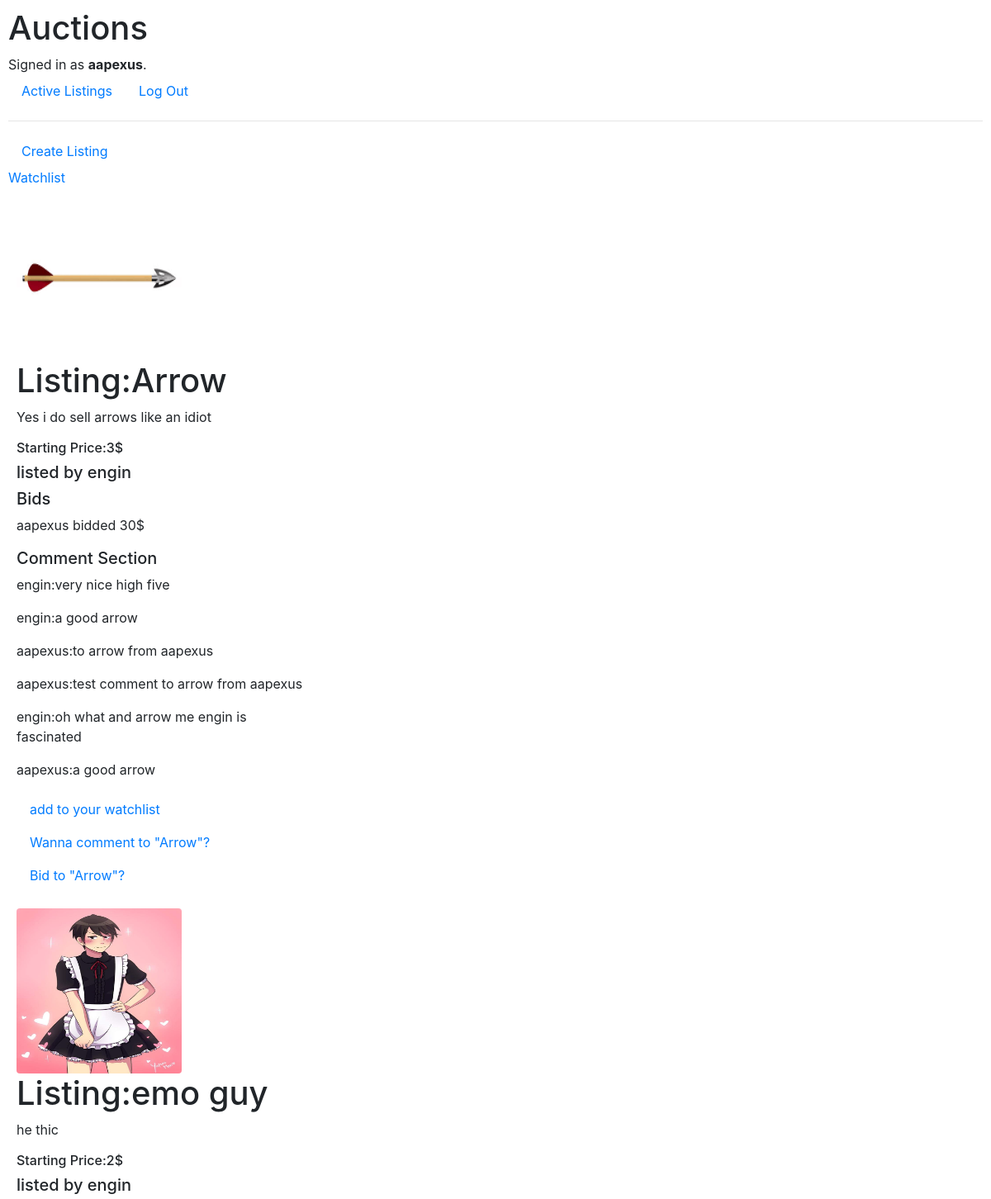
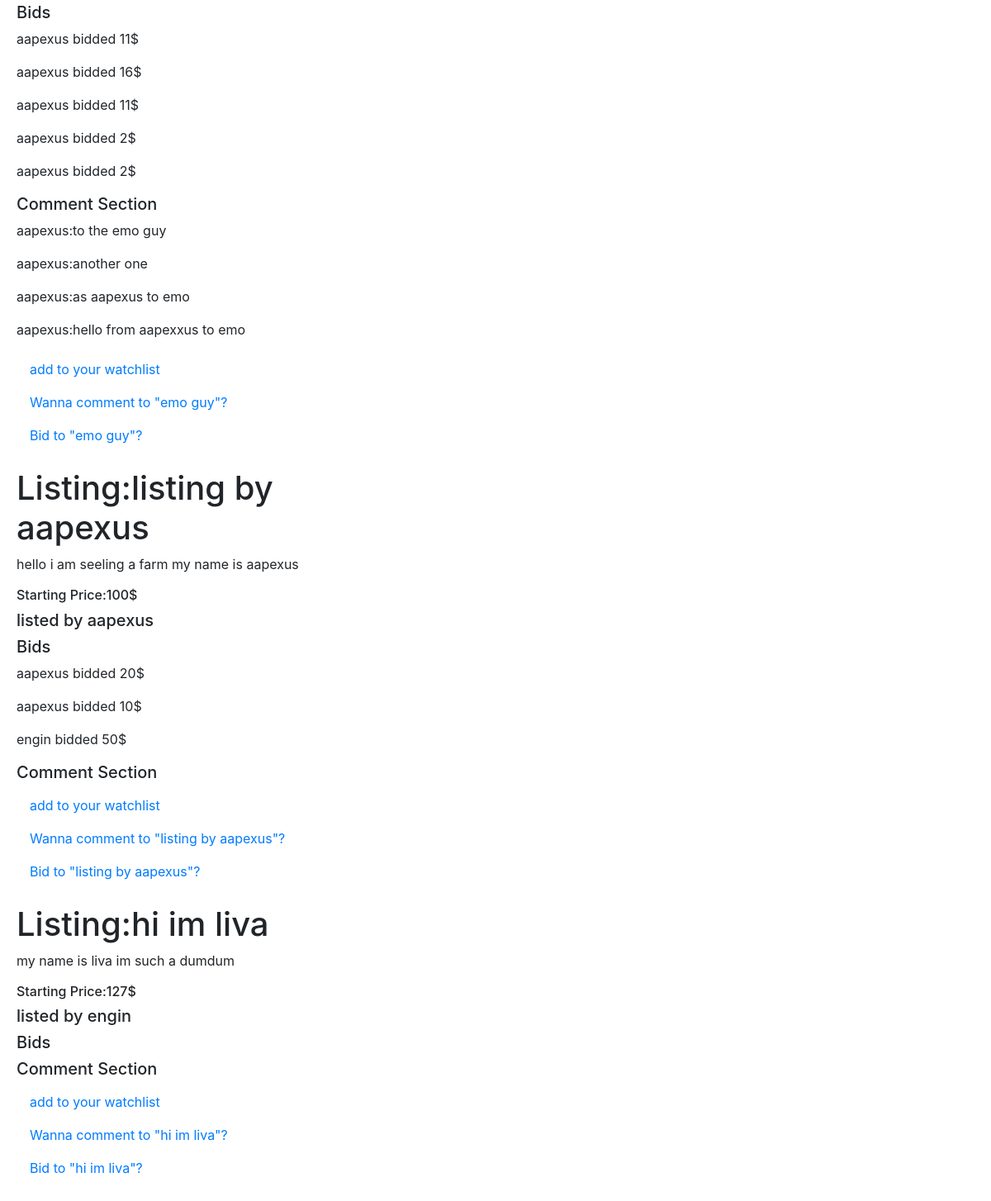
The page / (signed in) on the database its author committed (2 pictures, top to bottom).
### auctions/models.py (models this page shows, shortened)
class User(AbstractUser):
    pass

class Auctions(models.Model):
    title = models.CharField(max_length=100)
    description = models.TextField()
    first_date = models.DateTimeField(auto_now=True)
    category = models.CharField(max_length=100,default='No category',null=True,blank=True)
    starting_price = models.IntegerField()
    image = models.ImageField(upload_to='uploads/', null=True, blank=True)
    user = models.ForeignKey(User, on_delete=models.CASCADE)

class Bid(models.Model):
    user = models.ForeignKey(User, on_delete=models.CASCADE)
    auction = models.ForeignKey(Auctions, on_delete=models.CASCADE,related_name='bids', null=True, blank=True)
    bid_amount = models.PositiveIntegerField(default=None)

class Comment(models.Model):
    user = models.ForeignKey(User, on_delete=models.CASCADE)
    auction = models.ForeignKey(Auctions, on_delete=models.CASCADE,related_name='comments', null=True, blank=True)
    comment_text = models.CharField(max_length=100)

### auctions/views.py (the view)
# urls.py: path("", views.index, name="index"),
def index(request):
    display = Auctions.objects.all()
    return render(request, "auctions/index.html",context={
        'display': display,
        })

### auctions/templates/auctions/index.html (shortened to what this page needs)
{% extends "auctions/layout.html" %}
{% block body %}
    <a class="nav-link" href="{% url 'make_listing' %}">Create Listing</a>
    <a href="{% url 'watchlist' %}">Watchlist</a>
    {% for i in display %}
    <div class="row">
    <div class="col-lg-4">
    <div class="box-element product">
    <div>
    {% if i.image %}
    <img class="rounded" src="media/{{ i.image }}" width="200" height="200">
    {% endif %}
    </div>
    <h1>Listing:{{ i.title }}</h1>
    <p>{{ i.description }}</p>
    <h6>Starting Price:{{ i.starting_price }}$</h6>
    <h5>listed by {{ i.user }}</h5>
    <h5>Bids</h5>
    {% for bid in i.bids.all %}
    {% if bid == None %}
    <h6>No bids</h6>
    {% else %}
    <p>{{ bid.user }} bidded {{ bid.bid_amount }}$</p>
    {% endif %}
    {% endfor %}
    <h5>Comment Section</h5>
    {% for comment in i.comments.all %}
    <div>{% if comment != Null %}
    <p>{{ comment.user }}:{{ comment.comment_text }}</p>
    {% else %}
    <h6>No comments been made</h6>
    {% endif %}
    </div>
    {% endfor %}
    <a class="nav-link" href="{% url 'add_watchlist' pk=i.pk %}">add to your watchlist</a>
    <a class="nav-link" href="{% url 'comment' pk=i.pk %}">Wanna comment to "{{ i.title }}"?</a>
    <a class="nav-link" href="{% url 'bidding' pk=i.pk %}">Bid to "{{ i.title }}"?</a>
    </div>
    </div>
    </div>
    {% endfor %}
{% endblock %}

### auctions/templates/auctions/layout.html (shortened to what this page needs)
{% load static %}
<!DOCTYPE html>
<html lang="en">
    <head>
        <link rel="stylesheet" href="https://stackpath.bootstrapcdn.com/bootstrap/4.4.1/css/bootstrap.min.css">
        <link href="{% static 'auctions/styles.css' %}" rel="stylesheet">
    </head>
    <body>
        <h1>Auctions</h1>
        <div>
            {% if user.is_authenticated %}
                Signed in as <strong>{{ user.username }}</strong>.
            {% else %}
                Not signed in.
            {% endif %}
        </div>
        <ul class="nav">
            <li class="nav-item">
                <a class="nav-link" href="{% url 'index' %}">Active Listings</a>
            </li>
            {% if user.is_authenticated %}
                <li class="nav-item">
                    <a class="nav-link" href="{% url 'logout' %}">Log Out</a>
                </li>
            {% endif %}
        </ul>
        <hr>
        {% block body %}
        {% endblock %}
    </body>
</html>

### auctions/static/auctions/styles.css (style rules this page uses)
body { padding: 10px; }

### auctions/templates/auctions/index.html (style rules this page uses)
.box-element { background-color: #fff; border-radius: 4px; padding: 10px; }
.product { border-radius: 0px 0px 4px 4px; }

### rows shown on the page
User: username "aapexus"
Auctions: image (picture), title "Arrow", description "Yes i do sell arrows like an idiot", starting_price "3", user "engin"
Bid: user "aapexus", bid_amount "30"
Comment: user "engin", comment_text "very nice high five"
Comment: user "engin", comment_text "a good arrow"
Comment: user "aapexus", comment_text "to arrow from aapexus"
Comment: user "aapexus", comment_text "test comment to arrow from aapexus"
Comment: user "engin", comment_text "oh what and arrow me engin is fascinated"
Comment: user "aapexus", comment_text "a good arrow"
Auctions: image (picture), title "emo guy", description "he thic", starting_price "2", user "engin"
Bid: user "aapexus", bid_amount "11"
Bid: user "aapexus", bid_amount "16"
Bid: user "aapexus", bid_amount "11"
Bid: user "aapexus", bid_amount "2"
Bid: user "aapexus", bid_amount "2"
Comment: user "aapexus", comment_text "to the emo guy"
Comment: user "aapexus", comment_text "another one"
Comment: user "aapexus", comment_text "as aapexus to emo"
Comment: user "aapexus", comment_text "hello from aapexxus to emo"
Auctions: title "listing by aapexus", description "hello i am seeling a farm my name is aapexus", starting_price "100", user "aapexus"
Bid: user "aapexus", bid_amount "20"
Bid: user "aapexus", bid_amount "10"
Bid: user "engin", bid_amount "50"
Auctions: title "hi im liva", description "my name is liva im such a dumdum", starting_price "127", user "engin"
